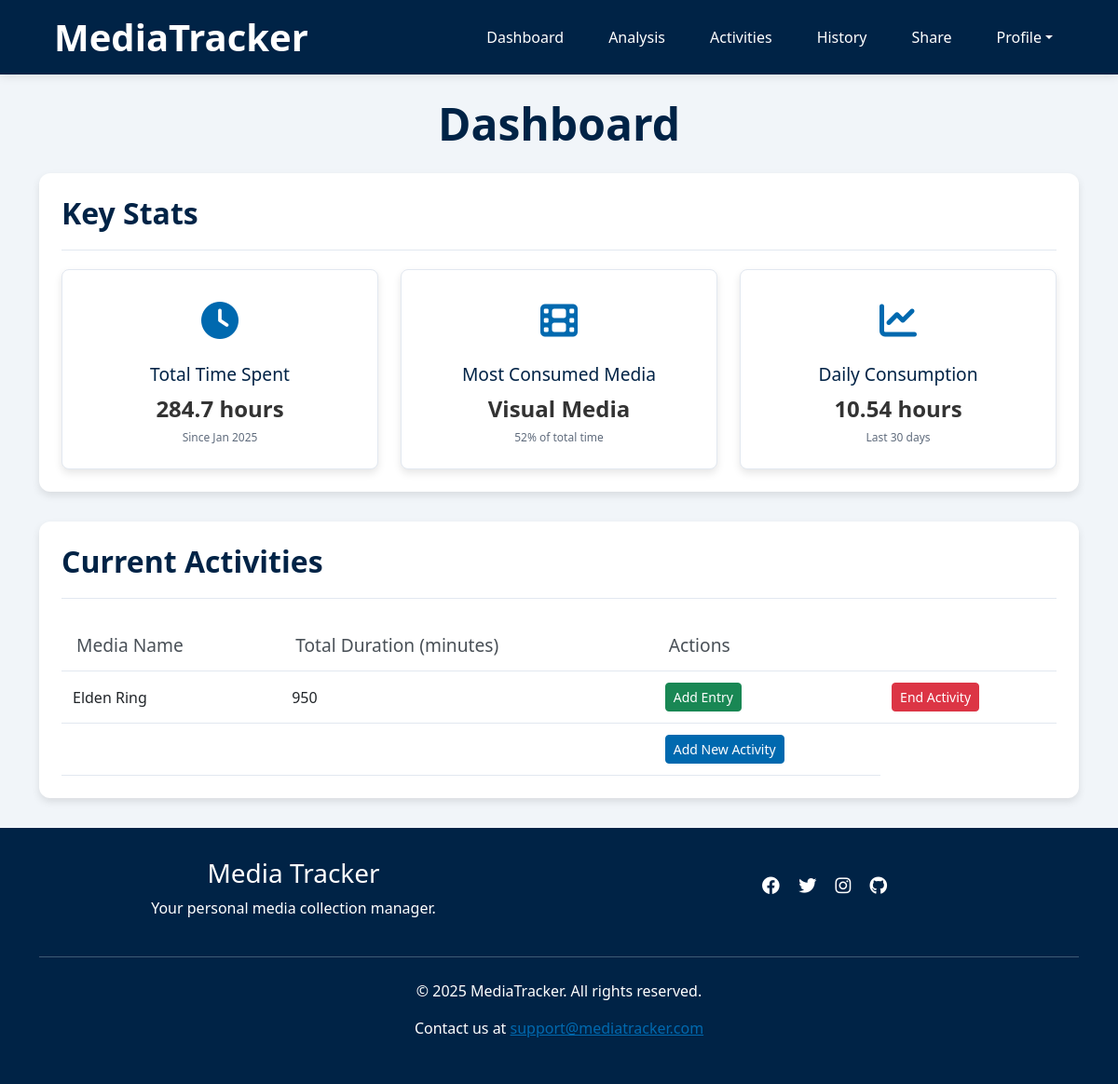
/dashboard (signed in), run on an earlier commit of the app's database.
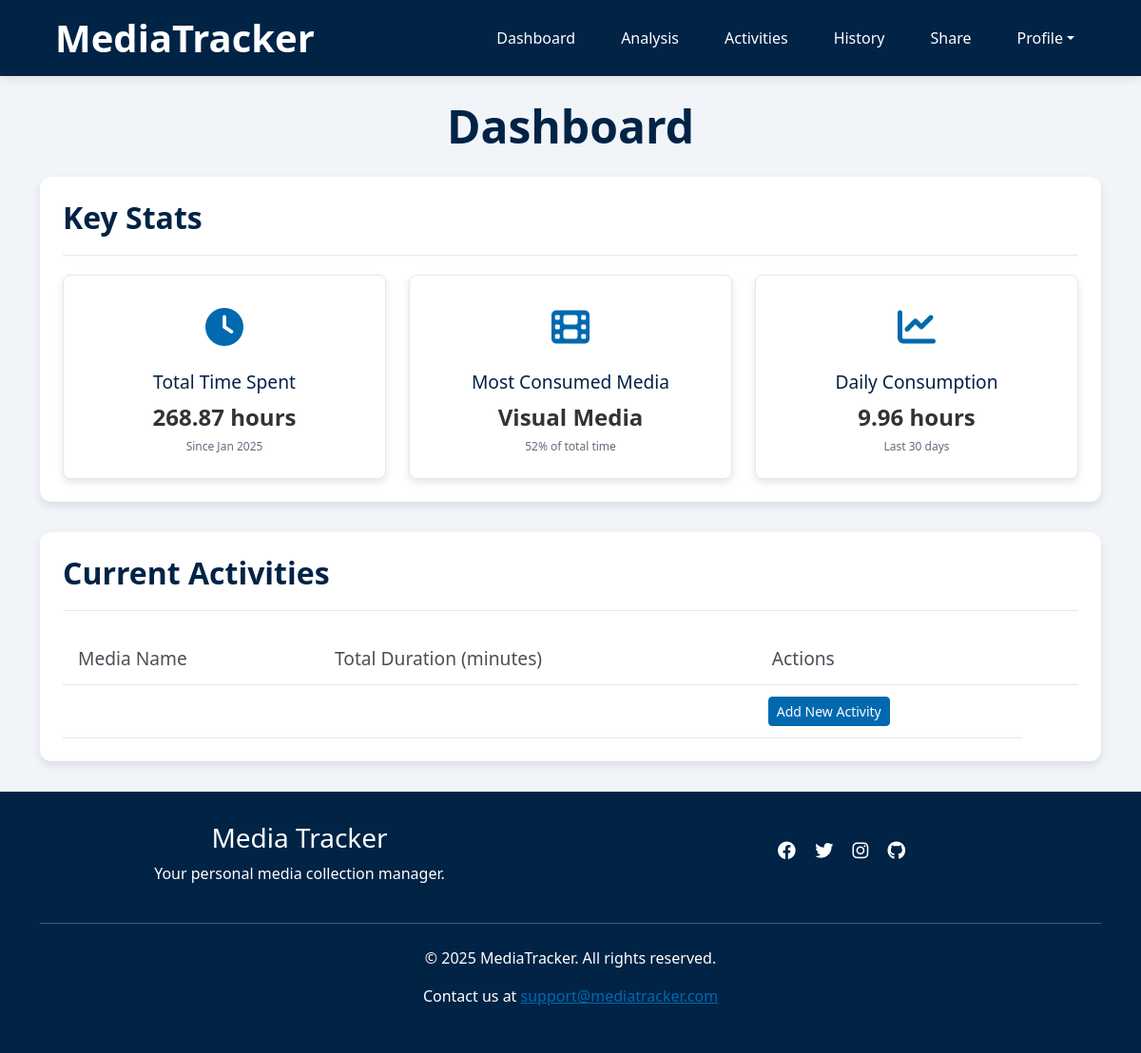
And on a later commit of the database.
### app/models.py (models this page shows)
class Activities(db.Model):
    __tablename__ = 'Activities'
    id = db.Column(db.Integer, primary_key=True)
    username = db.Column(db.String(80), db.ForeignKey('Users.username'), nullable=False)
    media_type = db.Column(db.String(50), nullable=False)
    media_subtype = db.Column(db.String(50), nullable=True)
    media_name = db.Column(db.String(120), nullable=False)
    status = db.Column(db.String(20), nullable=False, default='ongoing')
    start_date = db.Column(db.Date, nullable=True)
    end_date = db.Column(db.Date, nullable=True)
    rating = db.Column(db.Float, nullable=True)
    comment = db.Column(db.Text, nullable=True)
    media_entries = db.relationship('Entries', backref='activity')

### app/routes.py (the view)
@blueprint.route('/dashboard', methods=['GET'])
@login_required
def dashboard():
    result = get_dashboard_data(current_user.username)
    if result: return result

### app/helpers/dashboard_functions.py (called while the page is built)
def get_dashboard_data(username):
    add_entry_form = AddEntryForm()  # Create an instance of the AddEntryForm
    end_activity_form = EndActivityForm()  # Create an instance of the EndActivityForm
    add_activity_form = AddActivityForm()  # Create an instance of the AddActivityForm
    stats = get_user_statistics(username)
    current_activities = get_current_activities(username)
    return render_template(
        'dashboard.html',
        total_time=stats['total_time'],
        most_consumed_media=stats['most_consumed_media'],
        daily_average_time=stats['daily_average_time'],
        current_activities=current_activities,
        add_entry_form=add_entry_form,
        end_activity_form=end_activity_form,
        add_activity_form=add_activity_form
    )

def get_current_activities(username):
    current_activities = Activities.query.filter_by(username=username, status='ongoing').all()
    activities = []
    for activity in current_activities:
        total_duration = db.session.query(
            func.sum(Entries.duration)
        ).filter_by(activity_id=activity.id).scalar()
        activities.append({
            "media_name": activity.media_name,
            "media_type": activity.media_type,
            "total_duration": total_duration or 0,
            "activity_id": activity.id
        })
    return activities

### app/models.py (called while the page is built)
@login.user_loader
def load_user(username):
    return db.session.get(Users, username)

### app/templates/dashboard.html (shortened to what this page needs)
{% extends "base.html" %}
{% block content %}
<div class="container">
    <h1 class="text-center page-title">Dashboard</h1>
     <section class="section wow fadeInUp" data-wow-duration="0.2s" data-wow-delay="0.05s">
        <div class="section-header">
            <h2 class="section-title">Key Stats</h2>
        </div>
        <div class="stats-grid">
            <div class="stats-metric-card">
                <div class="stats-icon clock">
                    <i class="fas fa-clock"></i>
                </div>
                <div class="container">
                    <div class="stats-info"><h3>Total Time Spent</h3></div>
                    <div class="stats-info"><p>{{ total_time }} hours</p></div>
                    <div class="stats-sub">Since Jan 2025</div>
                </div>
            </div>
            <div class="stats-metric-card">
                <div class="stats-icon film">
                    <i class="fas fa-film"></i>
                </div>
                <div class="container">
                    <div class="stats-info"><h3>Most Consumed Media</h3></div>
                    <div class="stats-info"><p>{{ most_consumed_media }}</p></div>
                    <div class="stats-sub">52% of total time</div>
                </div>
            </div>
            <div class="stats-metric-card">
                <div class="stats-icon chart">
                    <i class="fas fa-chart-line"></i>
                </div>
                <div class="container">
                    <div class="stats-info"><h3>Daily Consumption</h3></div>
                    <div class="stats-info"><p>{{ daily_average_time }} hours</p></div>
                    <div class="stats-sub">Last 30 days</div>
                </div>
            </div>
        </div>
    </section>
    <section class="section wow fadeInUp" data-wow-duration="0.2s" data-wow-delay="0.1s">
        <div class="section-header" style="margin-bottom: 0;">
            <h2 class="section-title">Current Activities</h2>
        </div>
        <div  class="table-container">
        <table>
            <thead>
                <tr>
                    <th>Media Name</th>
                    <th>Total Duration (minutes)</th>
                    <th>Actions</th>
                    <th></th>
                </tr>
            </thead>
            <tbody>
                {% for activity in current_activities %}
                <tr>
                    <td>{{ activity.media_name }}</td>
                    <td>{{ activity.total_duration }}</td>
                    <td>
                        <button class="btn btn-success btn-sm" data-bs-toggle="modal" data-bs-target="#addEntryModal" data-activity-id="{{ activity.activity_id }}">Add Entry</button>
                    </td>
                    <td>
                        <button class="btn btn-danger btn-sm" data-bs-toggle="modal" data-bs-target="#endActivityModal" data-activity-id="{{ activity.activity_id }}">End Activity</button>
                    </td>
                </tr>
                {% endfor %}
                <tr>
                    <td></td><td></td>
                    <td><button class="btn btn-primary btn-sm" data-bs-toggle="modal" data-bs-target="#addActivityModal">Add New Activity</button></td>
                </tr>
            </tbody>
        </table>
        </div>
    </section>
</div>
{% endblock %}

### app/templates/base.html (shortened to what this page needs)
<!DOCTYPE html>
<html lang="en">
<head>
    <link rel="stylesheet" href="https://cdn.jsdelivr.net/npm/bootstrap@5.3.3/dist/css/bootstrap.min.css">
    <link rel="stylesheet" href="https://cdnjs.cloudflare.com/ajax/libs/font-awesome/6.4.0/css/all.min.css">
    <link rel="stylesheet" href="{{ url_for('static', filename='styles.css') }}">
    <link rel="stylesheet" href="{{ url_for('static', filename='css/animate.css') }}">
</head>
<body>
    <header role="banner">
        <div class="container">
            <div class="header-container">
                <h1>MediaTracker</h1>
                <nav role="navigation" aria-label="Main navigation">
                    <ul>
                        {% if current_user.is_authenticated %}
                            <li><a href="/dashboard">Dashboard</a></li>
                            <li><a href="/analysis">Analysis</a></li>
                            <li><a href="/activities">Activities</a></li>
                            <li><a href="/viewdata">History</a></li>
                            <li><a href="/sharedata">Share</a></li>
                            <li class="dropdown">
                                <a href="#" class="dropdown-toggle" data-bs-toggle="dropdown" aria-expanded="false">Profile</a>
                            </li>
                        {% else %}
                            <li><a href="/">Home</a></li>
                            <li><a href="#" data-bs-toggle="modal" data-bs-target="#registerModal">Register</a></li>
                            <li><a href="#" data-bs-toggle="modal" data-bs-target="#loginModal">Login</a></li>
                        {% endif %}
                    </ul>
                </nav>
            </div>
        </div>
    </header>
    <main role = "main">
         <div class="content-container">
             {% block content %}{% endblock %}
         </div>
    </main>
    <footer role =  "contentinfo">
        <div class="footer-container">
            <div class="container">
                <div class="row">
                    <div class="col-md-6">
                        <h3>Media Tracker</h3>
                        <p>Your personal media collection manager.</p>
                    </div>
                    <div class="col-md-6">
                        <div class="social-icons">
                            <a href="#"><i class="fab fa-facebook"></i></a>
                            <a href="#"><i class="fab fa-twitter"></i></a>
                            <a href="#"><i class="fab fa-instagram"></i></a>
                            <a href="https://github.com/LeweiXu/CITS3403-Project"><i class="fab fa-github"></i></a>
                        </div>
                    </div>
                </div>
                <hr class="my-4">
                <p>&copy; 2025 MediaTracker. All rights reserved.</p>
                <p>Contact us at <a href="mailto:support@mediatracker.com">support@mediatracker.com</a></p>
            </div>
        </div>
    </footer>
</body>
</html>

### app/static/styles.css (style rules this page uses)
:root { --primary-color: #0069af; --secondary-color: #002346; --background-color:#f1f5f9; --light-border: #e2e8f0; }
body { font-family: 'Segoe UI', Tahoma, Geneva, Verdana, sans-serif; background-color: var(--background-color); }
header { background-color: var(--secondary-color); padding: 1rem 0; box-shadow: 0 2px 10px rgba(0,0,0,0.1); }
.header-container { display: flex; justify-content: space-between; align-items: center; padding: 0 1rem; }
header h1 { color: white; margin: 0; font-weight: 700; }
h1 { margin-top: 1.5rem; margin-bottom: 1.5rem; }
nav ul { display: flex; list-style: none; margin: 0; padding: 0; }
nav ul li { margin-left: 1.5rem; }
nav ul li a { color: white; text-decoration: none; font-weight: 500; transition: color 0.3s; padding: 0.5rem 0.75rem; border-radius: 4px; }
html, body { height: 100%; margin: 0; padding: 0; }
body { display: flex; flex-direction: column; }
main { flex: 1; }
.footer-container { background-color: var(--secondary-color); color: white; padding: 2rem 0; text-align: center; }
footer a { color: var(--primary-color); }
table { width: 100%; border-collapse: collapse; }
th { background-color: #ffffff; padding: 0.75rem 1rem; text-align: left; font-weight: 500; color: #495057; border-bottom: 1px solid var(--light-border); font-size: 1.2rem; }
td { padding: 0.75rem; border-bottom: 1px solid var(--light-border); vertical-align: middle; }
thead { padding: 0.75rem 1rem; }
.table-container { overflow-x: auto; margin-top: 1.5rem; }
.social-icons { margin-top: 1rem; }
.social-icons a { color: white; margin: 0 0.5rem; font-size: 1.2rem; }
.btn-primary { background-color: var(--primary-color); border-color: var(--primary-color); }
.section-header { display: flex; justify-content: space-between; align-items: center; margin-bottom: 1.25rem; padding-bottom: 0.5rem; border-bottom: 1px solid var(--light-border); }
.section { background: white; border-radius: 0.75rem; box-shadow: 0 4px 8px rgba(0,0,0,0.1); padding: 1.5rem; margin-bottom: 2rem; }
.section-title { font-size: 2rem; font-weight: bold; margin-bottom: 0.75rem; color: var(--secondary-color); }
.page-title { font-size: 3rem; font-weight: bold; margin-bottom: 1.5rem; color: var(--secondary-color); }
.stats-grid { display: grid; grid-template-columns: repeat(auto-fit, minmax(250px, 1fr)); gap: 1.5rem; }
.stats-metric-card { background-color: #ffffff; border-radius: 8px; padding: 1.5rem; flex: 0 1 280px; box-shadow: 0 4px 8px rgba(0,0,0,0.1); text-align: center; transition: transform 0.3s, box-shadow 0.3s; border: 1px solid #e2e8f0; }
.stats-icon { font-size: 2.5rem; color: var(--primary-color); margin-bottom: 1rem; }
.stats-info h3 { font-size: 1.2rem; color: var(--secondary-color); margin-bottom: 0.5rem; }
.stats-info p { font-size: 1.5rem; font-weight: 600; margin: 0; color: #333333; }
.stats-sub { font-size: 0.75rem; color: #5f6b7c; margin-top: 0.25rem; }
.wow { visibility: hidden; }
.wow.animated { visibility: visible; }

What changed in the data, as far as the page shows it:
removed Activities: media_name "Elden Ring", total_duration "950"
Also different on the page:
{{ total_time }}: "284.7" → "268.87"
{{ daily_average_time }}: "10.54" → "9.96"
